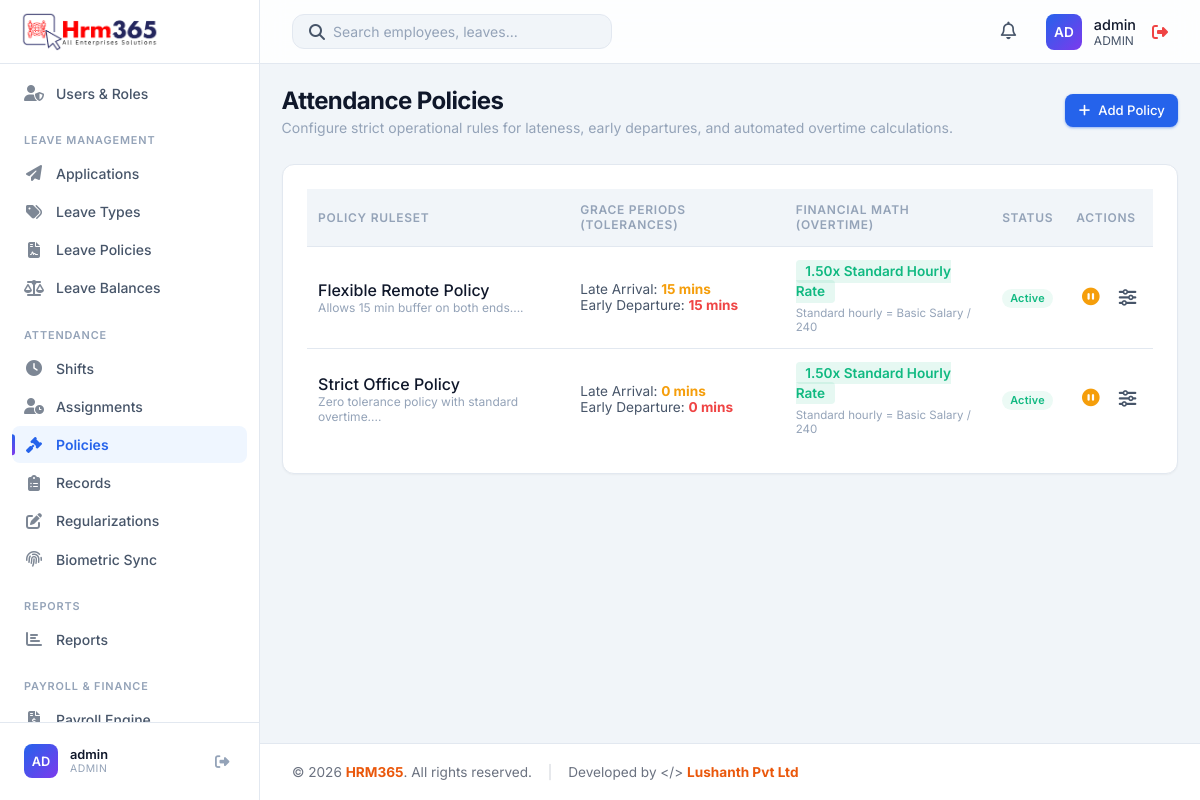
The page /modules/attendance_policies/index.php (signed in) on the database its author committed.
### tables this page shows
CREATE TABLE IF NOT EXISTS users (
    id INT AUTO_INCREMENT PRIMARY KEY,
    username VARCHAR(50) NOT NULL UNIQUE,
    password VARCHAR(255) NOT NULL,
    full_name VARCHAR(100),
    phone VARCHAR(30),
    role ENUM('admin', 'HR', 'manager', 'employee') DEFAULT 'employee',
    status ENUM('Active', 'Inactive') DEFAULT 'Active',
    language VARCHAR(20) DEFAULT 'English',
    department VARCHAR(50),
    employee_id INT NULL,
    created_at TIMESTAMP DEFAULT CURRENT_TIMESTAMP,
    FOREIGN KEY (employee_id) REFERENCES employees(id) ON DELETE CASCADE,
    UNIQUE KEY unique_employee_login (employee_id)
);

CREATE TABLE IF NOT EXISTS attendance_policies (
    id INT AUTO_INCREMENT PRIMARY KEY,
    name VARCHAR(100) NOT NULL,
    description TEXT,
    late_arrival_grace INT DEFAULT 0,
    early_departure_grace INT DEFAULT 0,
    overtime_rate_per_hour DECIMAL(10, 2) DEFAULT 0.00,
    status ENUM('Active', 'Inactive') DEFAULT 'Active',
    created_at TIMESTAMP DEFAULT CURRENT_TIMESTAMP,
    updated_at TIMESTAMP DEFAULT CURRENT_TIMESTAMP ON UPDATE CURRENT_TIMESTAMP
);

### includes/db.php (called while the page is built, shortened)
<?php
if (!function_exists('app_url')) {
    function app_url(string $path = ''): string
    {
        $base = APP_BASE_URL;
        $path = ltrim($path, '/');
        if ($base === '') {
            return '/' . $path;
        }
        return $path === '' ? $base : $base . '/' . $path;
    }
}
?>

### includes/auth.php (called while the page is built, shortened)
<?php
require_once __DIR__ . '/db.php';
$currentUser = [
    'id' => $_SESSION['user_id'],
    'username' => $_SESSION['username'],
    'role' => $_SESSION['role'] ?? 'employee',
    'employee_id' => $_SESSION['employee_id'] ?? null,
    'department' => null,
    'first_name' => null,
    'last_name' => null,
    'profile_photo' => null
];
$userStmt = $pdo->prepare("SELECT username, role, full_name, employee_id, department FROM users WHERE id = ? AND status = 'Active'");
$userStmt->execute([$currentUser['id']]);
?>

### modules/attendance_policies/index.php (the view, shortened to what this page needs)
<?php
require_once '../../includes/db.php';
require_once '../../includes/auth.php';
$stmt = $pdo->query("SELECT * FROM attendance_policies ORDER BY name ASC");
$policies = $stmt->fetchAll();
include '../../includes/header.php';
?>
<div class="page-header">
    <div>
        <h1 class="page-title">Attendance Policies</h1>
        <div class="page-subtitle">Configure strict operational rules for lateness, early departures, and automated overtime calculations.</div>
    </div>
    <a href="create.php" class="btn btn-primary">
        <i class="fas fa-plus"></i> Add Policy
    </a>
</div>
<div class="card">
    <div class="table-container">
        <table class="table">
            <thead>
                <tr>
                    <th>Policy Ruleset</th>
                    <th>Grace Periods (Tolerances)</th>
                    <th>Financial Math (Overtime)</th>
                    <th>Status</th>
                    <th>Actions</th>
                </tr>
            </thead>
            <tbody>
                <?php foreach ($policies as $p): ?>
                <tr>
                    <td>
                        <div style="font-weight: 500; color: var(--text-primary);"><?php echo htmlspecialchars($p['name']); ?></div>
                        <div style="font-size: 0.75rem; color: var(--text-muted);"><?php echo htmlspecialchars(substr($p['description'], 0, 60)); ?>...</div>
                    </td>
                    <td>
                        <div style="font-size: 0.85rem; color: var(--text-secondary);">Late Arrival: <strong style="color: var(--accent-warning);"><?php echo intval($p['late_arrival_grace']); ?> mins</strong></div>
                        <div style="font-size: 0.85rem; color: var(--text-secondary);">Early Departure: <strong style="color: var(--accent-danger);"><?php echo intval($p['early_departure_grace']); ?> mins</strong></div>
                    </td>
                    <td>
                        <span style="background: rgba(16, 185, 129, 0.1); color: var(--accent-success); padding: 0.2rem 0.6rem; border-radius: 4px; font-weight: 600; font-size: 0.85rem;">
                            <?php echo number_format($p['overtime_rate_per_hour'], 2); ?>x Standard Hourly Rate
                        </span>
                        <div style="font-size: 0.72rem; color: var(--text-muted); margin-top: 0.35rem;">Standard hourly = Basic Salary / 240</div>
                    </td>
                    <td>
                        <?php if ($p['status'] === 'Active'): ?>
                            <span class="status-badge status-active">Active</span>
                        <?php else: ?>
                            <span class="status-badge" style="background: var(--bg-hover); color: var(--text-muted);">Inactive</span>
                        <?php endif; ?>
                    </td>
                    <td>
                        <div style="display: flex; gap: 0.5rem;">
                            <form action="toggle_status.php" method="POST" style="margin: 0;">
                                <?php if ($p['status'] === 'Active'): ?>
                                    <button type="submit" class="action-btn" style="color: var(--accent-warning);" title="Deactivate Policy"><i class="fas fa-pause-circle"></i></button>
                                <?php else: ?>
                                    <input type="hidden" name="status" value="Active">
                                    <button type="submit" class="action-btn" style="color: var(--accent-success);" title="Activate Policy"><i class="fas fa-play-circle"></i></button>
                                <?php endif; ?>
                            </form>
                            <a href="edit.php?id=<?php echo $p['id']; ?>" class="action-btn" title="Edit Engine Rules"><i class="fas fa-sliders-h"></i></a>
                        </div>
                    </td>
                </tr>
                <?php endforeach; ?>
            </tbody>
        </table>
    </div>
</div>
<?php include '../../includes/footer.php'; ?>

### includes/header.php (shortened to what this page needs)
<?php
require_once __DIR__ . '/auth.php';
require_once __DIR__ . '/avatar.php';
$stylesheetPath = __DIR__ . '/../css/styles.css';
$stylesheetVersion = is_file($stylesheetPath) ? filemtime($stylesheetPath) : time();
?>
<!DOCTYPE html>
<html lang="en">
<head>
    <link rel="stylesheet" href="<?php echo app_url('css/styles.css'); ?>?v=<?php echo $stylesheetVersion; ?>">
    <link rel="stylesheet" href="https://cdnjs.cloudflare.com/ajax/libs/font-awesome/6.4.0/css/all.min.css">
</head>
<body>
    <?php include 'sidebar.php'; ?>
    <div class="main-wrapper" style="display: flex; flex-direction: column; flex: 1; min-height: 100vh; width: 100%;">
        <header class="top-header">
            <div class="header-search">
                <i class="fas fa-search text-secondary"></i>
                <input type="text" id="globalSearchInput" placeholder="Search employees, leaves..." autocomplete="off">
            </div>
            <div class="header-actions">
                <div class="notification-menu">
                    <button type="button" class="action-btn notification-toggle" title="Notifications" aria-expanded="false" aria-controls="notificationDropdown">
                        <i class="far fa-bell"></i>
                    </button>
                </div>
                <div class="user-profile" style="display: flex; align-items: center; gap: 1rem;">
                    <a href="<?php echo app_url('profile.php'); ?>" style="display: flex; align-items: center; gap: 0.75rem; text-decoration: none; color: inherit;">
                        <?php echo render_avatar($currentUser['first_name'] ?? null, $currentUser['last_name'] ?? null, $currentUser['profile_photo'] ?? null, $currentUser['username']); ?>
                        <div class="user-info">
                            <div style="font-size: 0.9rem; font-weight: 500; color: var(--text-primary);">
                                <?php echo htmlspecialchars($_SESSION['full_name'] ?? $currentUser['username']); ?>
                            </div>
                            <div style="font-size: 0.75rem; color: var(--text-secondary); text-transform: uppercase;">
                                <?php echo htmlspecialchars($currentUser['role']); ?>
                            </div>
                        </div>
                    </a>
                    <a href="<?php echo app_url('logout.php'); ?>" style="color: var(--accent-danger);" title="Logout"><i class="fas fa-sign-out-alt"></i></a>
                </div>
            </div>
        </header>
        <main class="content-area">

### includes/sidebar.php (shortened to what this page needs)
<?php
require_once __DIR__ . '/avatar.php';
?>
<aside class="sidebar">
    <div class="sidebar-header">
        <a href="<?php echo app_url('modules/dashboard/index.php'); ?>" class="sidebar-logo" style="justify-content: center; padding: 1rem 0;">
            <div class="logo-icon" style="display: flex; align-items: center; justify-content: center;">
                <img src="<?php echo app_url('LOGO.png'); ?>" alt="Logo" style="max-width: 140px; height: auto;">
            </div>
        </a>
    </div>
    <nav class="sidebar-nav" id="sidebarNav">
        <?php $uri = $_SERVER['REQUEST_URI']; ?>
        <?php if (in_array($currentUser['role'], ['admin', 'manager', 'HR'])): ?>
        <a href="<?php echo app_url('modules/holidays/index.php'); ?>" class="nav-item <?php echo strpos($uri, '/modules/holidays') !== false ? 'active' : ''; ?>">
        </a>
        <?php endif; ?>
        <?php if (in_array($currentUser['role'], ['admin', 'HR'])): ?>
        <a href="<?php echo app_url('modules/users/index.php'); ?>" class="nav-item <?php echo strpos($uri, '/modules/users') !== false ? 'active' : ''; ?>">
            <i class="fas fa-user-shield nav-icon"></i>
            <span>Users & Roles</span>
        </a>
        <?php endif; ?>
        <div class="nav-section-label">Leave Management</div>
        <a href="<?php echo app_url('modules/leave_applications/index.php'); ?>" class="nav-item <?php echo strpos($uri, '/modules/leave_applications') !== false ? 'active' : ''; ?>">
            <i class="fas fa-paper-plane nav-icon"></i>
            <span>Applications</span>
        </a>
        <a href="<?php echo app_url('modules/leave_types/index.php'); ?>" class="nav-item <?php echo strpos($uri, '/modules/leave_types') !== false ? 'active' : ''; ?>">
            <i class="fas fa-tags nav-icon"></i>
            <span>Leave Types</span>
        </a>
        <a href="<?php echo app_url('modules/leave_policies/index.php'); ?>" class="nav-item <?php echo strpos($uri, '/modules/leave_policies') !== false ? 'active' : ''; ?>">
            <i class="fas fa-file-contract nav-icon"></i>
            <span>Leave Policies</span>
        </a>
        <a href="<?php echo app_url('modules/leave_balances/index.php'); ?>" class="nav-item <?php echo strpos($uri, '/modules/leave_balances') !== false ? 'active' : ''; ?>">
            <i class="fas fa-balance-scale nav-icon"></i>
            <span>Leave Balances</span>
        </a>
        <div class="nav-section-label">Attendance</div>
        <?php if (in_array($currentUser['role'], ['admin', 'HR'])): ?>
        <a href="<?php echo app_url('modules/shifts/index.php'); ?>" class="nav-item <?php echo strpos($uri, '/modules/shifts') !== false ? 'active' : ''; ?>">
            <i class="fas fa-clock nav-icon"></i>
            <span>Shifts</span>
        </a>
        <a href="<?php echo app_url('modules/attendance_assignments/index.php'); ?>" class="nav-item <?php echo strpos($uri, '/modules/attendance_assignments') !== false ? 'active' : ''; ?>">
            <i class="fas fa-user-clock nav-icon"></i>
            <span>Assignments</span>
        </a>
        <a href="<?php echo app_url('modules/attendance_policies/index.php'); ?>" class="nav-item <?php echo strpos($uri, '/modules/attendance_policies') !== false ? 'active' : ''; ?>">
            <i class="fas fa-gavel nav-icon"></i>
            <span>Policies</span>
        </a>
        <?php endif; ?>
        <a href="<?php echo app_url('modules/attendance_records/index.php'); ?>" class="nav-item <?php echo strpos($uri, '/modules/attendance_records') !== false ? 'active' : ''; ?>">
            <i class="fas fa-clipboard-list nav-icon"></i>
            <span>Records</span>
        </a>
        <a href="<?php echo app_url('modules/regularizations/index.php'); ?>" class="nav-item <?php echo strpos($uri, '/modules/regularizations') !== false ? 'active' : ''; ?>">
            <i class="fas fa-edit nav-icon"></i>
            <span>Regularizations</span>
        </a>
        <?php if (in_array($currentUser['role'], ['admin', 'HR'])): ?>
        <a href="<?php echo app_url('modules/biometric_records/index.php'); ?>" class="nav-item <?php echo strpos($uri, '/modules/biometric_records') !== false ? 'active' : ''; ?>">
            <i class="fas fa-fingerprint nav-icon"></i>
            <span>Biometric Sync</span>
        </a>
        <?php endif; ?>
        <div class="nav-section-label">Reports</div>
        <a href="<?php echo app_url('modules/reports/index.php'); ?>" class="nav-item <?php echo strpos($uri, '/modules/reports') !== false ? 'active' : ''; ?>">
            <i class="fas fa-chart-bar nav-icon"></i>
            <span>Reports</span>
        </a>
        <?php if (in_array($currentUser['role'], ['admin', 'HR', 'employee'])): ?>
        <div class="nav-section-label">Payroll & Finance</div>
        <a href="<?php echo app_url('modules/payroll/index.php'); ?>" class="nav-item <?php echo strpos($uri, '/modules/payroll') !== false ? 'active' : ''; ?>">
            <i class="fas fa-file-invoice-dollar nav-icon"></i>
            <span>Payroll Engine</span>
        </a>
        <?php endif; ?>
    </nav>
    <div class="sidebar-footer">
        <div class="sidebar-user">
            <?php echo render_avatar($currentUser['first_name'] ?? null, $currentUser['last_name'] ?? null, $currentUser['profile_photo'] ?? null, $currentUser['username']); ?>
            <div class="sidebar-user-info">
                <div class="sidebar-user-name"><?php echo htmlspecialchars($_SESSION['full_name'] ?? $currentUser['username']); ?></div>
                <div class="sidebar-user-role"><?php echo htmlspecialchars($currentUser['role']); ?></div>
            </div>
            <a href="<?php echo app_url('logout.php'); ?>" class="sidebar-logout" title="Logout"><i class="fas fa-sign-out-alt"></i></a>
        </div>
    </div>
</aside>

### includes/avatar.php (shortened to what this page needs)
<?php
function profile_photo_url(?string $path): ?string
{
    if (empty($path)) {
        return null;
    }
    $relative = ltrim(str_replace('\\', '/', $path), '/');
    $absolute = realpath(__DIR__ . '/../' . str_replace('/', DIRECTORY_SEPARATOR, $relative));
    return app_url($relative) . '?v=' . filemtime($absolute);
}
function avatar_initials(?string $first, ?string $last, ?string $fallback = ''): string
{
    $first = trim((string) $first);
    $last = trim((string) $last);
    $fallback = trim($fallback);
    return strtoupper(substr($fallback !== '' ? $fallback : 'U', 0, 2));
}
function render_avatar(?string $first, ?string $last, ?string $photoPath, ?string $fallback = '', string $class = 'avatar', string $style = ''): string
{
    $url = profile_photo_url($photoPath);
    $label = trim(trim((string) $first) . ' ' . trim((string) $last));
    if ($label === '') {
        $label = $fallback ?: 'User';
    }
    $styleAttr = $style !== '' ? ' style="' . htmlspecialchars($style, ENT_QUOTES, 'UTF-8') . '"' : '';
    $classAttr = htmlspecialchars($class, ENT_QUOTES, 'UTF-8');
    $titleAttr = htmlspecialchars($label, ENT_QUOTES, 'UTF-8');
    return '<div class="' . $classAttr . '"' . $styleAttr . ' title="' . $titleAttr . '">' . htmlspecialchars(avatar_initials($first, $last, $fallback), ENT_QUOTES, 'UTF-8') . '</div>';
}

### rows shown on the page
users: role "AD AD", username "admin", role "ADMIN"
attendance_policies: name "Flexible Remote Policy", description "Allows 15 min buffer on both ends.", late_arrival_grace "15", early_departure_grace "15", overtime_rate_per_hour "1.50", status "Active"
attendance_policies: name "Strict Office Policy", description "Zero tolerance policy with standard overtime.", late_arrival_grace "0", early_departure_grace "0", overtime_rate_per_hour "1.50", status "Active"
